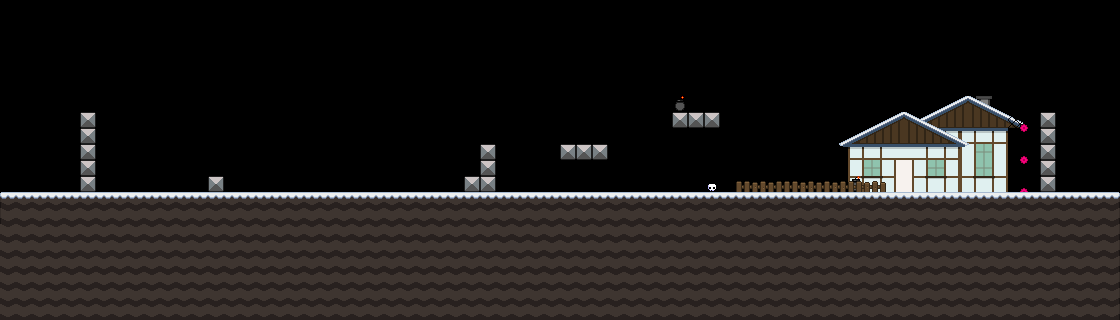

A level layout from a 2D game, rendered from its tile map. Below: a short description, then the map file with tile-grid data replaced by summaries:
An orthogonal 70x20 tile map with 16x16 px tiles, 4 tile layers (background, between, collide, front) and 12 objects (Shadow, mrMoustache, smoke).

<map version="1.0" tiledversion="1.0.3" orientation="orthogonal" renderorder="right-down" width="70" height="20" tilewidth="16" tileheight="16" nextobjectid="59">
 <properties>
  <property name="background" value="snow_1" />
 </properties>
 <tileset firstgid="1" name="tilemap" tilewidth="16" tileheight="16" tilecount="256" columns="16">
  <image source="tilemap.png" width="256" height="256" />
  <tile id="106">
   <properties>
    <property name="level" value="" />
    <property name="xTo" value="" />
    <property name="yTo" value="" />
   </properties>
  </tile>
 </tileset>
 <layer name="background" width="70" height="20">
  <data>[1400 cells, 57 non-empty, 34 distinct tile ids]</data>
 </layer>
 <layer name="between" width="70" height="20">
  <data>[1400 cells, 10 non-empty, 9 distinct tile ids]</data>
 </layer>
 <layer name="collide" width="70" height="20">
  <data>[1400 cells, 581 non-empty, 7 distinct tile ids]</data>
 </layer>
 <layer name="front" width="70" height="20">
  <data>[1400 cells, 20 non-empty, 8 distinct tile ids]</data>
 </layer>
 <objectgroup name="objects">
  <object id="28" gid="254" x="176" y="192" width="16" height="16" />
  <object id="32" gid="254" x="336" y="192" width="16" height="16" />
  <object id="33" gid="254" x="368" y="192" width="16" height="16" />
  <object id="34" gid="254" x="416" y="192" width="16" height="16" />
  <object id="35" gid="35" x="208" y="176" width="16" height="16" />
  <object id="36" gid="35" x="704" y="112" width="16" height="16" />
  <object id="44" gid="107" x="896" y="192" width="16" height="16">
   <properties>
    <property name="level" value="house01" />
    <property name="xTo" value="5" />
    <property name="yTo" value="5" />
   </properties>
  </object>
  <object id="45" gid="39" x="968" y="192" width="16" height="16">
   <properties>
    <property name="text" value="I'M A &lt;red&gt;MOTHERFUCKING&lt;/red&gt; SIGN MEN !*With line return :D*With line return :D*With line return :D*With line return :D" />
   </properties>
  </object>
  <object id="51" gid="39" x="528" y="192" width="16" height="16">
   <properties>
    <property name="text" value="I'm the most beautiful sign in the world :3" />
   </properties>
  </object>
  <object id="53" name="Shadow" gid="240" x="704" y="160" width="16" height="16">
   <properties>
    <property name="text" value="Hello my name is mister moustache :D" />
   </properties>
  </object>
  <object id="55" name="mrMoustache" gid="240" x="112" y="160" width="16" height="16">
   <properties>
    <property name="text" value="I'm an error... Kill me ;W;" />
   </properties>
  </object>
  <object id="58" name="smoke" gid="241" x="976" y="96" width="16" height="16" />
 </objectgroup>
</map>